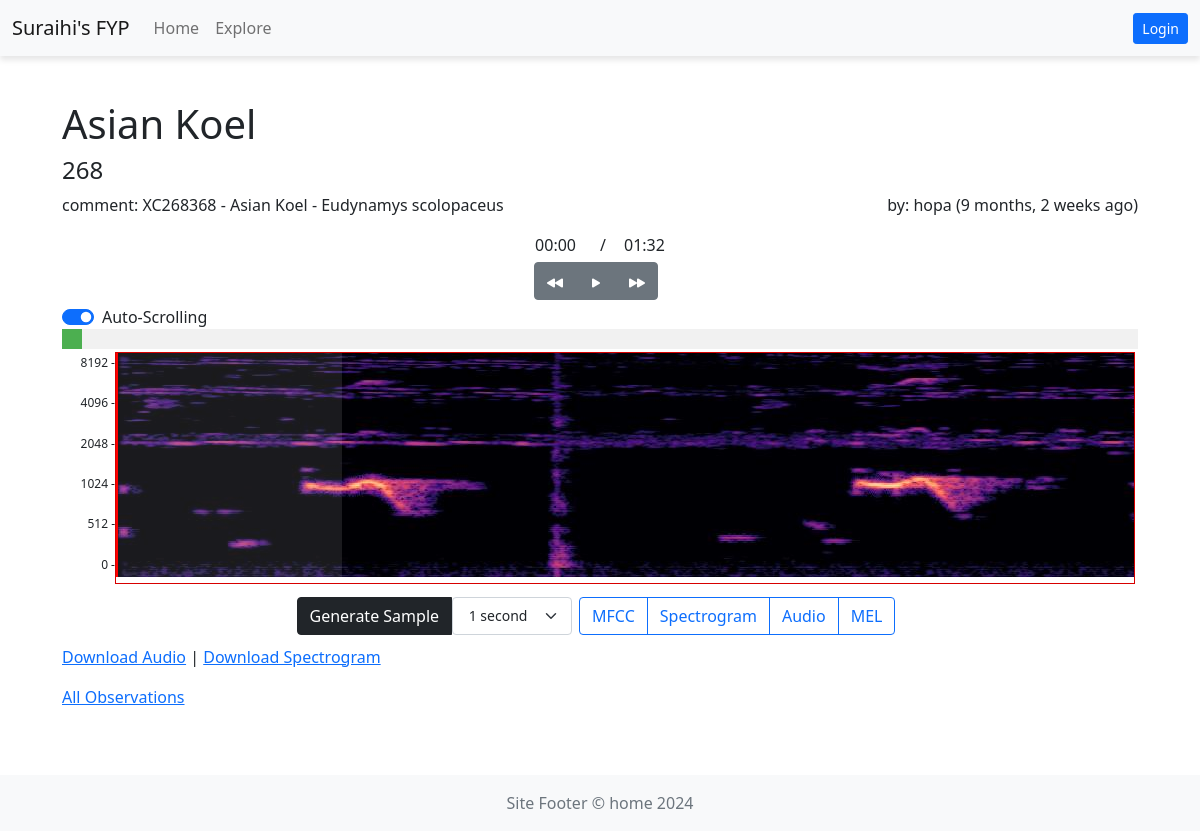
Screenshot of /explore/268 with the database file from the repository.
### upload/models.py (models this page shows, shortened)
class Observations(models.Model):
    AUDIO_QUALITY_CHOICES = [
        (1, 'Good quality recorder and clear sound of bird'),
        (2, 'Average quality recorder and acceptable sound of bird'),
        (3, 'Bad recording device and hard to hear the sound of bird'),
    ]
    owner= models.ForeignKey(settings.AUTH_USER_MODEL, on_delete=models.CASCADE)
    bird = models.ForeignKey(Birds, on_delete=models.CASCADE)
    audio_file = models.FileField(upload_to="media/audio", validators=[FileExtensionValidator(allowed_extensions=['mp3', 'wav']) , AudioValidator(max_size = 5*1024*1024,max_duration=120) ], help_text='Mono | less than 2 minuets | lower then 5MB')
    comment = models.CharField(max_length=200, help_text='Tell us About Your Observation')
    uploaded_at = models.DateTimeField(auto_now_add=True)
    country = CountryField(blank=True, null=True, help_text='Where the Audio was Recorded')
    audio_duration = models.FloatField(blank=True, null=True, help_text='Duration of the audio in seconds')
    audio_quality = models.IntegerField(choices=AUDIO_QUALITY_CHOICES, null=True)#, RegexValidator(regex=r'^[a-zA-Z0-9_-]+$', message='Enter a valid filename.')]

class Birds(models.Model):
    species = models.CharField(max_length=20)

### explore/views.py (the view)
# urls.py: path('<int:pk>', views.DetailView.as_view(), name='observations_detail'),
class DetailView(DetailView):
    model = Observations
    template_name = "explore/observations_detail.html"

### explore/templatetags/custom_filters.py (called while the page is built)
@register.filter
def convert_to_time_format(duration):
    if duration == None:
        return f"{00:02d}:{00:02d}"
    minutes = int(duration // 60)
    seconds = int(duration % 60)
    return f"{minutes:02d}:{seconds:02d}"

### home/context_processors.py (called while the page is built)
def settings(request):
    return {
        'settings': django_settings,
    }

### explore/templates/explore/observations_detail.html (shortened to what this page needs)
{% extends "base_bootstrap.html" %}
{% load humanize %}
{% load static %}
{% block head %}
{% load custom_filters %}
<link rel="stylesheet" type="text/css" href="{% static 'styles/scroll.css' %}">
    <link rel="stylesheet" type="text/css" href="{% static 'styles/cropper.css' %}">
{% endblock %}
{% block content %}
 <div class="container-fluid mt-4">
<h1>{{observations.bird.species}}</h1>
<h4>{{ observations.pk }}</h4>
<span style="float: right;">
    by: {{observations.owner}}
({{ observations.uploaded_at|naturaltime }})
</span>
<p>comment: {{ observations.comment }}</p>
<div style=" width: fit-content; margin:0 auto; padding: 0px;">
  <div class="row">
    <div id="tProgress" class="col">
    </div>
    <div class="col " style="width: 5px;">
      /
    </div>
    <div class="col">
{{ observations.audio_duration|convert_to_time_format }}
    </div>
  </div>
</div>
<div style=" width: fit-content; margin:0 auto; padding:5px;">
  <div class="btn-group me-2" role="group" aria-label="Second group">
    <button id="scrollBackwardButton" class="btn btn-secondary"></button>
    <button id="playButton" class="btn btn-secondary"><svg xmlns="http://www.w3.org/2000/svg" width="16" height="16" fill="currentColor" class="bi bi-play-fill" viewBox="0 0 16 16">
  <path d="m11.596 8.697-6.363 3.692c-.54.313-1.233-.066-1.233-.697V4.308c0-.63.692-1.01 1.233-.696l6.363 3.692a.802.802 0 0 1 0 1.393z"/>
</svg></button>
    <button id="scrollForwardButton" class="btn btn-secondary"></button>
    </div>
</div>
<div>
<div class="form-check form-switch" style="margin:0 auto;">
  <input class="form-check-input" type="checkbox" role="switch" id="toggleScrollButton" checked>
  <label class="form-check-label" for="toggleScrollButton">Auto-Scrolling</label>
</div>
</div>
<div id="analogScrollContainer">
    <div id="scrollHandle"></div>
</div>
<div class="float-container">
<div class="spectrogram-scale ">
        <div class="scale-item">8192 -</div>
        <div class="scale-item">4096 -</div>
        <div class="scale-item">2048 -</div>
        <div class="scale-item">1024 -</div>
        <div class="scale-item">512 -</div>
        <div class="scale-item">0 -</div>
</div>
<div id="frame">
    <div id="spectrogram-container">
    </div>
    <div id="cursor"><div id="cursor2"></div></div>
</div>
</div>
<form id="downloadForm">
<div style=" width: fit-content; margin:0 auto; padding:10px;">
<div class="btn-toolbar" role="toolbar" aria-label="Toolbar with button groups">
  <div class="btn-group me-2" role="group" aria-label="First group">
<button type="button" id = "sample-btn" class="btn btn-dark">Generate Sample</button>
<select id="width-select" class="form-select form-select-sm" style="width: 120px; text-align: center;" aria-label="Small select example">
<option selected value="224">1 second</option>
</select>
  </div>
  <div class="btn-group me-2" role="group" aria-label="Second group">
  <label class="btn btn-outline-primary custom-hover " for="mfccCheckbox"> MFCC </label>
  <label class="btn btn-outline-primary custom-hover" for="spectrogramCheckbox"> Spectrogram </label>
  <label class="btn btn-outline-primary custom-hover" for="audioCheckbox">Audio</label>
  <label class="btn btn-outline-primary custom-hover" for="melCheckbox">MEL</label>
  </div>
</div>
</div>
</form>
<p>
    <a href="{{ observations.audio_file.url }}" download>Download Audio</a> |
    <a href="{{ observations.spectrogram_files_set.first.spectrogram_file.url }}" download>Download Spectrogram</a>
</p>
<p>
<a href="{% url 'explore:all' %}">All Observations</a>
</p>
</div>
{% endblock %}

### static/styles/scroll.css (style rules this page uses)
.scale-item { margin: 0; padding: 2px 0; font-size: 12px; }
.float-container { border: 3px solid #fff; }
.spectrogram-scale { width: 50px; height: 224px; float: left; display: flex; flex-direction: column; justify-content: space-between; align-items: flex-end; }
#frame { width: calc(100% - 50px); height: 224; border: 1px solid #d70000; position: relative; overflow-x: scroll; overflow-y: hidden; white-space: nowrap; }
#spectrogram-container { height: 224; display: inline-block; position: relative; padding: 0; overflow-x: auto; overflow-y: hidden; }
#cursor { position: absolute; top: 0; width: 0px; height: 224px; border-left-style: solid; border-color: red; border-left-width: 2px; border-top-width: 2px; border-top-width: 2px; border-right-width: 2px; }
#cursor2 { position: absolute; top: 0; width: 224px; height: 224px; background-color: white; opacity: 10%; }
#analogScrollContainer { width: 100%; height: 20px; background-color: #f1f1f1; position: relative; cursor: pointer; }
#scrollHandle { width: 20px; height: 100%; background-color: #4caf50; position: absolute; left: 0; top: 0; }

### home/templates/base_bootstrap.html (style rules this page uses)
body { padding-top: 56px; }

### rows the page displays
Observations: bird.species "Asian Koel", pk "268", owner "hopa", uploaded_at "9 months, 2 weeks ago", comment "XC268368 - Asian Koel - Eudynamys scolopaceus", audio_duration|convert_to_time_format "01:32"

### other values shown
{{ settings.APP_NAME }} "home"
